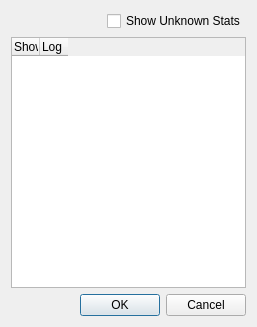
<?xml version="1.0" encoding="UTF-8"?>
<ui version="4.0">
 <class>statSelectionDialog</class>
 <widget class="QDialog" name="statSelectionDialog">
  <property name="geometry">
   <rect>
    <x>0</x>
    <y>0</y>
    <width>257</width>
    <height>327</height>
   </rect>
  </property>
  <property name="sizePolicy">
   <sizepolicy hsizetype="Fixed" vsizetype="Preferred">
    <horstretch>0</horstretch>
    <verstretch>0</verstretch>
   </sizepolicy>
  </property>
  <property name="minimumSize">
   <size>
    <width>257</width>
    <height>0</height>
   </size>
  </property>
  <property name="maximumSize">
   <size>
    <width>257</width>
    <height>16777215</height>
   </size>
  </property>
  <property name="windowTitle">
   <string>Stat Settings</string>
  </property>
  <layout class="QVBoxLayout" name="verticalLayout">
   <item>
    <layout class="QHBoxLayout" name="horizontalLayout">
     <item>
      <spacer name="horizontalSpacer">
       <property name="orientation">
        <enum>Qt::Horizontal</enum>
       </property>
       <property name="sizeHint" stdset="0">
        <size>
         <width>40</width>
         <height>20</height>
        </size>
       </property>
      </spacer>
     </item>
     <item>
      <widget class="QCheckBox" name="showHiddenStats">
       <property name="text">
        <string>Show Unknown Stats</string>
       </property>
      </widget>
     </item>
    </layout>
   </item>
   <item>
    <widget class="QTableWidget" name="statsTable">
     <property name="horizontalScrollMode">
      <enum>QAbstractItemView::ScrollPerPixel</enum>
     </property>
     <attribute name="horizontalHeaderCascadingSectionResizes">
      <bool>false</bool>
     </attribute>
     <attribute name="horizontalHeaderDefaultSectionSize">
      <number>28</number>
     </attribute>
     <attribute name="horizontalHeaderMinimumSectionSize">
      <number>28</number>
     </attribute>
     <attribute name="horizontalHeaderStretchLastSection">
      <bool>false</bool>
     </attribute>
     <attribute name="verticalHeaderDefaultSectionSize">
      <number>23</number>
     </attribute>
     <attribute name="verticalHeaderStretchLastSection">
      <bool>true</bool>
     </attribute>
     <column>
      <property name="text">
       <string>Show</string>
      </property>
      <property name="textAlignment">
       <set>AlignLeading|AlignVCenter</set>
      </property>
     </column>
     <column>
      <property name="text">
       <string>Log</string>
      </property>
      <property name="textAlignment">
       <set>AlignLeading|AlignVCenter</set>
      </property>
     </column>
    </widget>
   </item>
   <item>
    <widget class="QDialogButtonBox" name="buttonBox">
     <property name="orientation">
      <enum>Qt::Horizontal</enum>
     </property>
     <property name="standardButtons">
      <set>QDialogButtonBox::Cancel|QDialogButtonBox::Ok</set>
     </property>
    </widget>
   </item>
  </layout>
 </widget>
 <resources/>
 <connections>
  <connection>
   <sender>buttonBox</sender>
   <signal>accepted()</signal>
   <receiver>statSelectionDialog</receiver>
   <slot>accept()</slot>
   <hints>
    <hint type="sourcelabel">
     <x>248</x>
     <y>254</y>
    </hint>
    <hint type="destinationlabel">
     <x>157</x>
     <y>274</y>
    </hint>
   </hints>
  </connection>
  <connection>
   <sender>buttonBox</sender>
   <signal>rejected()</signal>
   <receiver>statSelectionDialog</receiver>
   <slot>reject()</slot>
   <hints>
    <hint type="sourcelabel">
     <x>316</x>
     <y>260</y>
    </hint>
    <hint type="destinationlabel">
     <x>286</x>
     <y>274</y>
    </hint>
   </hints>
  </connection>
 </connections>
</ui>
